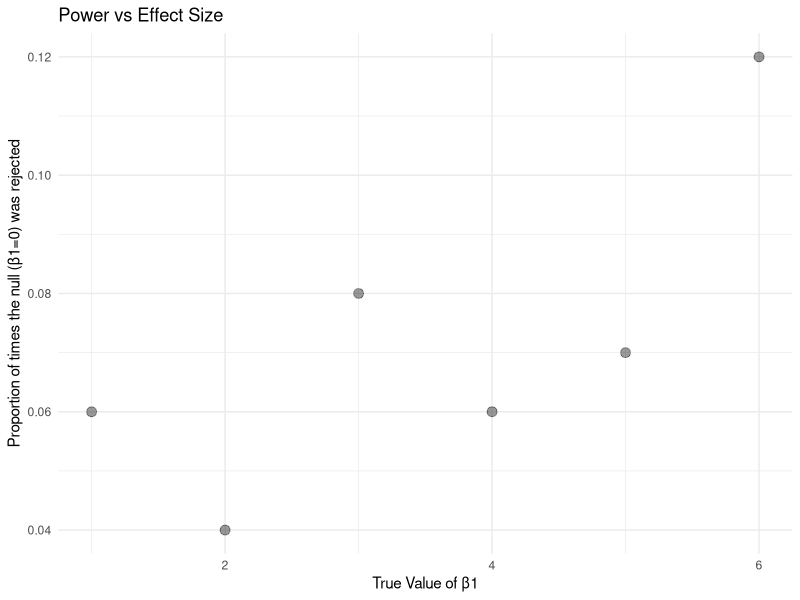
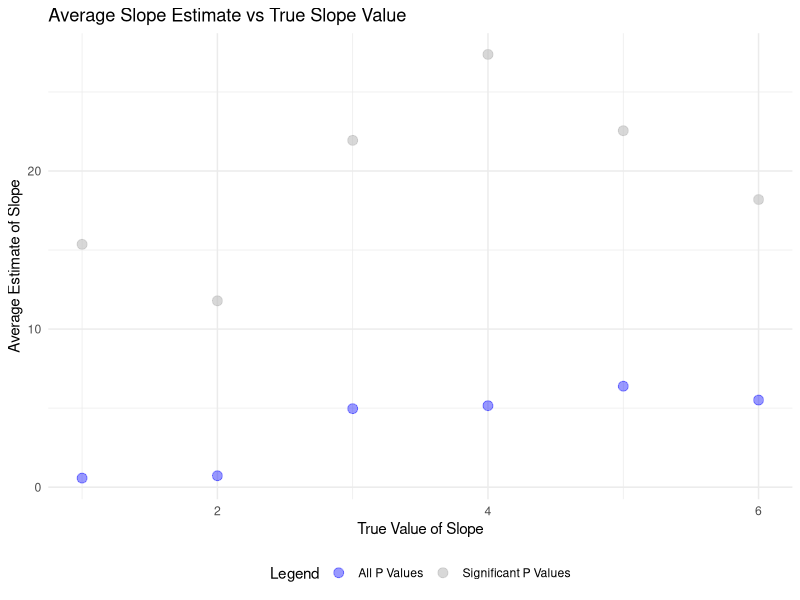

Write R code to recreate these figures, in order.
## ---- chunk 1
library(tidyverse)
#library(rvest)

knitr::opts_chunk$set(
	echo = TRUE,
	warning = FALSE,
	fig.width = 8, 
  fig.height = 6,
  out.width = "90%"
)
options(
  ggplot2.continuous.colour = "viridis",
  ggplot2.continuous.fill = "viridis"
)
scale_colour_discrete = scale_colour_viridis_d
scale_fill_discrete = scale_fill_viridis_d
theme_set(theme_minimal() + theme(legend.position = "bottom"))
## ---- chunk 2
set.seed(10)

iris_with_missing = iris %>% 
  map_df(~replace(.x, sample(1:150, 20), NA)) %>%
  mutate(Species = as.character(Species))
## ---- chunk 3
# mean_sepal = mean(pull(iris_with_missing, Sepal.Length), na.rm=TRUE)
# 
# test_replace = tibble(replace_na(pull(iris_with_missing, Sepal.Length), mean_sepal))
# 
# rest2_replace = tibble(replace_na(pull(iris_with_missing, Species), "virginica"))
## ---- chunk 4
# Want a function that takes in 1 vector and outputs another vector with missing values replaced

replace_missing_fn = function(vector) {
  
  if(length(vector) == 1){
    stop("Argument cannot be computed for length 1 vectors")
  }
  
  else if(is.numeric(vector)) {
    mean = mean(vector, na.rm=TRUE)
    tibble(
      replace_na(vector, mean)
    )
  }
  
  else if (!is.numeric(vector)) {
    tibble(
      replace_na(vector, "virginica")
    )
  }
}

# # Test the function
# 
# replace_missing_fn(pull(iris_with_missing, Sepal.Length))
# 
# # replace_missing_fn(2)
# 
# replace_missing_fn(pull(iris_with_missing, Species))

## ---- chunk 5
output = map(iris_with_missing, replace_missing_fn) %>% 
  bind_cols()
## ---- chunk 6
files = tibble(csv_name = list.files("./data/")) %>% 
  mutate(
    input = str_c("./data/", csv_name)
  ) %>% 
  separate(csv_name, into = c("arm", "subject_id", "csv"), sep = "([\\_\\.])") %>% 
  select(-csv) %>% 
  mutate(
  data = map(input, read_csv)
  ) %>% 
  unnest(data) %>% 
  select(-input)
## ---- chunk 7
set.seed(4)

sim_regression = function(beta1) {
  
  sim_data = tibble(
    x = rnorm(30, mean = 0, sd = 1),
    y = 2 + beta1 * x + rnorm(30, 0, 50)
  )
  
  ls_fit = lm(y ~ x, data = sim_data) %>% 
    broom::tidy() %>% 
    filter(term == "x") %>% 
    select(estimate, p.value)
  
  ls_fit
}

b1_0 = rerun(100, sim_regression(0)) %>% 
  bind_rows()

sim_results = 
  tibble(beta1_values = c(1, 2, 3, 4, 5, 6)) %>% 
  mutate(
    output_list = map(.x = beta1_values, ~ rerun(100, sim_regression(beta1 = .x))),
    output_df = map(output_list, bind_rows)
  ) %>% 
  select(-output_list) %>% 
  unnest(output_df)

## ---- chunk 8
prop_rej = sim_results %>% 
  mutate(
    reject = as.numeric(p.value < 0.05)
  ) %>% 
  group_by(beta1_values) %>% 
  summarize(
    prop = sum(reject)/n()
  )

ggplot(prop_rej, aes(x = beta1_values, y = prop)) +
  geom_point(size = 3, alpha = .4) +
  labs(
    title = "Power vs Effect Size",
    x = "True Value of β1",
    y = "Proportion of times the null (β1=0) was rejected"
  )
## ---- chunk 9
b1_vs_truth = sim_results %>% 
  mutate(
    reject = as.numeric(p.value < 0.05)
  ) %>% 
  group_by(beta1_values) %>% 
  summarize(
    avg_b1 = mean(estimate)
  )

b1_vs_truth_rejected = sim_results %>% 
  mutate(
    reject = as.numeric(p.value < 0.05)
  ) %>% 
  filter(reject == 1) %>% 
  group_by(beta1_values) %>% 
  summarize(
    avg_b1 = mean(estimate)
  )

plot_b1_vs_truth = ggplot(b1_vs_truth, aes(x = beta1_values, y = avg_b1)) +
  geom_point(aes(color = "All P Values"), size = 3, alpha = .4) +
  geom_point(data = b1_vs_truth_rejected, aes(color = "Significant P Values"), size = 3, alpha = .6) +
  scale_color_manual("Legend", values = c("blue", "grey")) +
  labs(
    title = "Average Slope Estimate vs True Slope Value",
    x = "True Value of Slope",
    y = "Average Estimate of Slope"
  )

plot_b1_vs_truth
